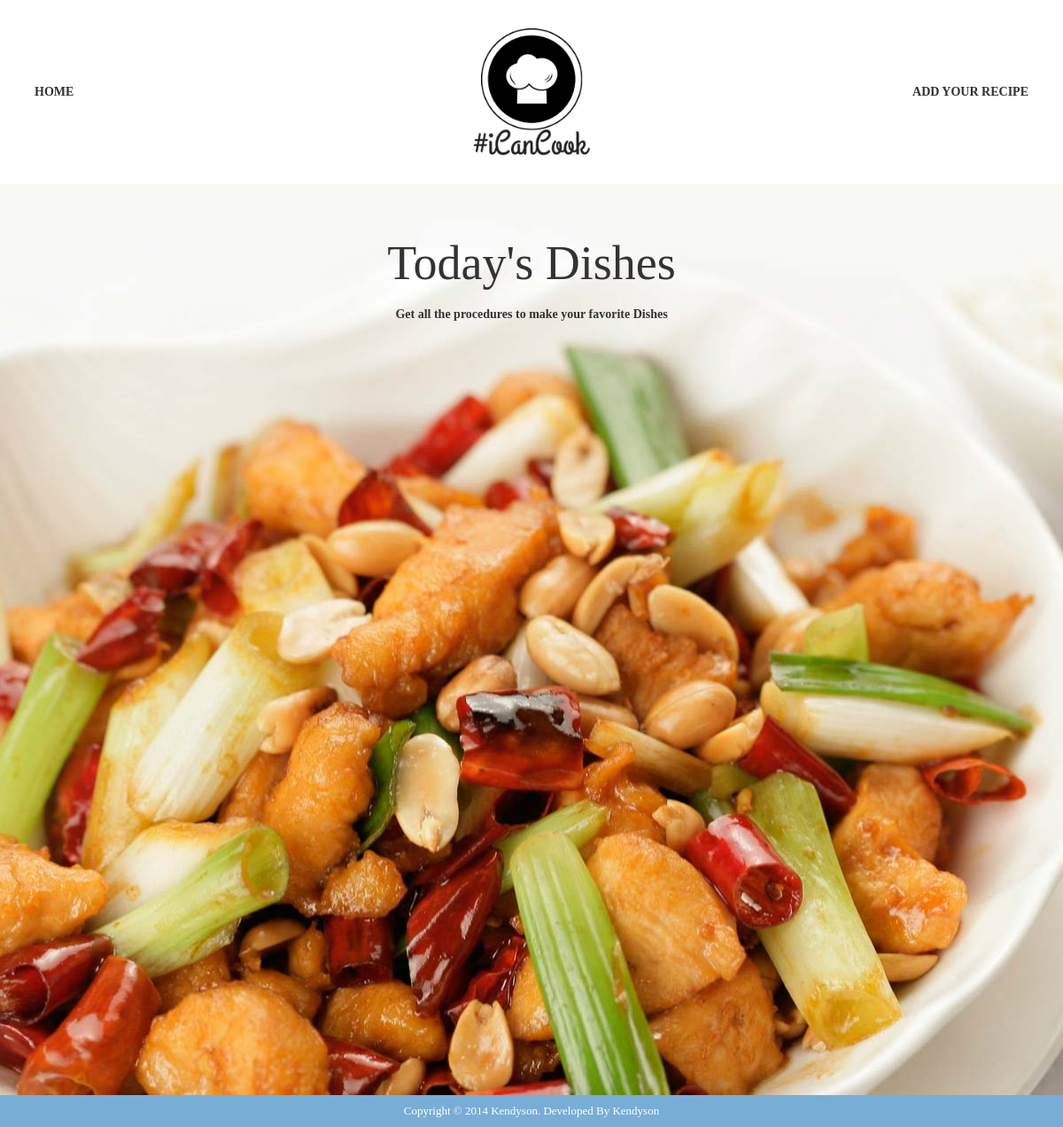
Before: / with the older database file.
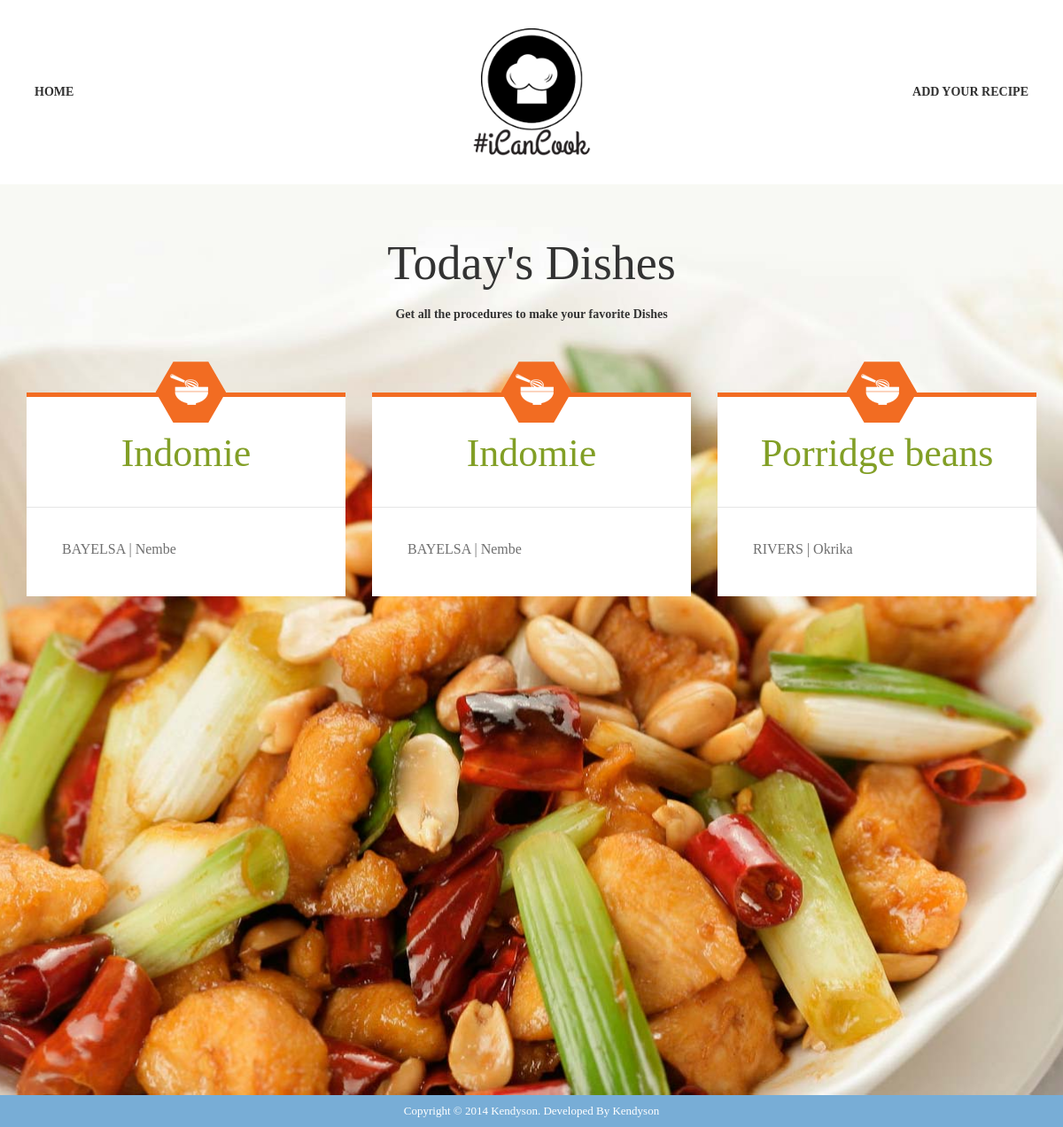
After: the same page with the newer database file.
### tables this page shows
CREATE TABLE `dishes` (
`dish_id` int(11) NOT NULL,
  `name` varchar(255) DEFAULT NULL,
  `id` varchar(2555) DEFAULT NULL,
  `state` varchar(255) DEFAULT NULL,
  `lga` varchar(255) DEFAULT NULL,
  `ingredients` longtext,
  `procedures` longtext,
  `email` varchar(255) DEFAULT NULL,
  `gender` varchar(20) NOT NULL,
  `fullname` varchar(2555) NOT NULL,
  `added` timestamp NOT NULL DEFAULT CURRENT_TIMESTAMP,
  `deleted` int(1) NOT NULL
);

### application/controllers/Dish.php (called while the page is built, shortened)
<?php
class Dish extends CI_Controller {
	public function index(){
		$this->load->view('user/inc/header_view');
		$id = $this->uri->segment(2);
		if ($id == null) {
			$data['dishes'] = $this->statsclass->dishes();
			$this->load->view('user/home_view',$data);
		}
		$this->load->view('user/inc/footer_view');
	}
}

### index.php (called while the page is built, shortened)
<?php
require_once BASEPATH.'core/CodeIgniter.php';

### application/models/Forms_model.php (called while the page is built, shortened)
<?php
class Forms_model extends CI_Model {
	public function get_ids($table,$id){
		$query = $this->db->get_where($table,['deleted' => 0]);
		foreach ($query->result() as $row) {
            $ids[] = @$row->$id;
        }
		return  @$ids;
	}
}

### application/libraries/Statsclass.php (called while the page is built, shortened)
<?php
class Statsclass {
    public function dishes(){
		$CI = &get_instance();
		$ids = $CI->forms_model->get_ids('dishes','dish_id');
		if (!empty($ids)) {
			foreach($ids as $k => $id){
	            $params = ['dish_id' => $id];
	            $Obj[]  = new $CI->DSH($params);
	        }
		}
        return @$Obj;
	}
}

### application/views/user/home_view.php (the view)
<section class="section section-services">
    <div class="container">
        <header class="entry-header aligncenter section-header section-services-header margin-top-60">
            <h2 class="entry-title">
                Today's Dishes
            </h2>
            <h3 class="entry-title-desc">
                Get all the procedures to make your favorite Dishes
            </h3>
        </header>
        <ul class="clean-list services-list featured-items row">
            <?php
                if(!empty($dishes)){
               foreach($dishes as $i => $dish){
            ?>
                <li class="col-md-4 col-sm-4">
                    <div>
                        <div class="content-block background-white border-top-orange best-cousine-icon service-icon">
                            <h4 class="entry-title pre-line padding"><a href="<?=  base_url('dish').'/'.$dish->id;?>"><?= $dish->name;?></a></h4><hr />
                            <div class="content padding">
                                <p><?= $dish->state ." | $dish->lga" ;?></p>
                            </div>
                            <div class="svg-container">
                                <svg version="1.1" xmlns="http://www.w3.org/2000/svg" viewBox="0 0 628 726" preserveAspectRatio="xMidYMid meet">
                                    <polygon points="723,314 543,625.769145 183,625.769145 3,314 183,2.230855 543,2.230855 723,314" stroke-width="4"/></svg>
                            </div>
                        </div>
                    </div>
                </li>
            <?php }} ?>
        </ul>
    </div>
</section>

### application/views/user/inc/header_view.php (shortened to what this page needs)
<!DOCTYPE html>
<html lang="en" class="no-js">
<head>
    <link href="<?= base_url(); ?>assets/font-awesome/css/font-awesome.min.css" rel="stylesheet" type="text/css">
    <link rel="stylesheet" href="<?= base_url(); ?>assets/css/bootstrap.css">
    <link rel="stylesheet" href="<?= base_url(); ?>assets/css/screen.css">
</head>
<body>
    <div class="page-content show-content">
        <div class="section section-nav">
            <div class="container">
                <div class="row relative">
                    <div class="col-md-5 nav-wrap">
                        <nav class="main-nav to-left responsive-nav">
                            <ul class="clean-list clearfix ">
                                <li class="">
                                    <a href="<?= base_url();?>">Home</a>
                                </li>
                            </ul>
                        </nav>
                    </div>
                    <div class="col-md-2 ">
                        <div class="logo aligncenter">
                            <div class="identity">
                                <a href="index.html" title="home" rel="home">
                                    <img src="<?= base_url(); ?>assets/images/icc.png" alt="Downtown theme logo">
                                </a>
                            </div>
                        </div>
                    </div>
                    <div class="col-md-5 nav-wrap">
                        <nav class="main-nav to-right responsive-nav">
                            <ul class="clean-list clearfix ">
                                <li class="">
                                    <a href="<?= base_url('add');?>">Add Your Recipe</a>
                                </li>
                            </ul>
                        </nav>
                    </div>
                </div>
            </div>
        </div>

### application/views/user/inc/footer_view.php (shortened to what this page needs)
        <footer class="main-footer">
            <div class="small-footer">
               <div class="copyright background-blue">
                    <p class="aligncenter no-margin">Copyright &copy; 2014 Kendyson.  <a href="http://kendyson.com/" target="_blank">Developed By Kendyson</a></p>
                </div>
            </div>
        </footer>
    </div>
</body>
</html>

### assets/css/screen.css (style rules this page uses)
body { font-family: 'Open Sans', sans-serif; font-size: 16px; line-height: 1.375em; }
img { max-width: 100%; height: auto; vertical-align: bottom; }
.aligncenter { text-align: center; }
.to-left { left: 0; }
.to-right { right: 0; }
.clean-list { list-style: none outside none; margin-top: 0; padding: 0; }
.no-margin { margin: 0 !important; }
.margin-top-60 { margin-top: 60px; }
.padding { padding: 20px; }
.pre-line { white-space: pre-line; }
.relative { position: relative; z-index: 1; }
.background-white { background-color: #fff; }
.background-blue { background-color: #78add6; }
.identity:before { content: ''; display: inline-block; vertical-align: middle; height: 100%; }
.identity a { display: inline-block; vertical-align: middle; height: auto; width: auto; max-height: 100%; max-width: 100%; }
.logo { margin-bottom: 20px; }
.page-content h1, .page-content h2, .page-content h3, .page-content h4, .page-content h5, .page-content h6 { font-family: "Grand Hotel"; }
p { margin: 0 0 22px; }
dl, ol, ul { margin-bottom: 22px; }
a, a:hover, a:focus { text-decoration: none; outline: none; }
.nav-wrap { position: static !important; }
.nav-wrap nav { position: absolute; top: 50%; -webkit-transform: translate(0, -50%) !important; -moz-transform: translate(0, -50%) !important; -ms-transform: translate(0, -50%) !important; transform: translate(0, -50%) !important; }
.main-nav > ul { margin-bottom: 0; }
.main-nav > ul li { position: relative; z-index: 1; margin: 0 2px; }
.main-nav > ul > li { float: left; text-transform: uppercase; }
.main-nav > ul > li a { -webkit-transition: all 0.3s ease-in-out 0s; -moz-transition: all 0.3s ease-in-out 0s; -o-transition: all 0.3s ease-in-out 0s; -ms-transition: all 0.3s ease-in-out 0s; transition: all 0.3s ease-in-out 0s; text-decoration: none; }
.main-nav > ul > li > a { position: relative; display: inline-block; font-family: "Montserrat"; font-size: 14px; font-weight: bold; text-transform: uppercase; color: #303030; padding: 11px 22px; border-top: 1px solid transparent; border-bottom: 1px solid transparent; }
.main-nav > ul > li > a:before { content: ""; position: absolute; left: 50%; bottom: 120%; z-index: 1; width: 30px; height: 30px; opacity: 0; -webkit-transform: translate(-50%, 0); -moz-transform: translate(-50%, 0); -o-transform: translate(-50%, 0); -ms-transform: translate(-50%, 0); transform: translate(-50%, 0); -webkit-transition: all 0.2s ease-in-out 0.1s; -moz-transition: all 0.2s ease-in-out 0.1s; -o-transition: all 0.2s ease-in-out 0.1s; -ms-transition: all 0.2s ease-in-out 0.1s; transition: all 0.2s ease-in-out 0.1s; }
section hr { margin: 16px 0; border-top: 1px solid #e5e5e5; }
.section-header { margin-bottom: 80px; }
.section-header h2 { font-family: "Grand Hotel"; font-size: 54px; color: 303030; }
.section-header h3 { font-family: "Montserrat"; font-size: 14px; font-weight: bold; color: 303030; }
.section-services { position: relative; background: url("../images/services-background.jpg") no-repeat 50% 50% transparent; background-size: cover; min-height: 1028px; }
.section-services a { font-family: "Grand Hotel"; color: #829f26; }
.services-list .border-top-orange { border-top: 5px solid #f26c22; }
.services-list .service-icon { position: relative; }
.services-list .service-icon .svg-container { position: absolute; top: -40px; left: 50%; z-index: 11; width: 90px; height: 80px; -webkit-transform: translate(-50%, 0); -moz-transform: translate(-50%, 0); -o-transform: translate(-50%, 0); -ms-transform: translate(-50%, 0); transform: translate(-50%, 0); }
.services-list .service-icon .svg-container:before { content: ""; background: url("../images/services/services-sprite.png") no-repeat scroll 60% 0 transparent; position: absolute; left: 0; top: 0; right: 0; bottom: 0; z-index: 2; }
.services-list .best-cousine-icon .svg-container:before { background-position: 60% 0; }
.services-list .service-icon svg { width: 90px; height: 80px; }
.services-list .service-icon svg:before { content: ""; z-index: 11; }
.services-list .content-block .entry-title { font-size: 44px; line-height: 48px; color: #000; text-align: center; margin: 0; padding-top: 40px; padding-bottom: 20px; }
.services-list .content-block .content { padding: 20px 40px; }
.services-list .content-block .content p { font-family: "Montserrat"; color: #6f6f6f; }
.copyright p, .copyright a { font-family: "Montserrat"; font-size: 13px; color: #fff; line-height: 36px; }

Changed rows visible on the page:
added dishes: name "Indomie", state "BAYELSA", lga "Nembe"
added dishes: name "Indomie", state "BAYELSA", lga "Nembe"
added dishes: name "Porridge beans", state "RIVERS", lga "Okrika"
